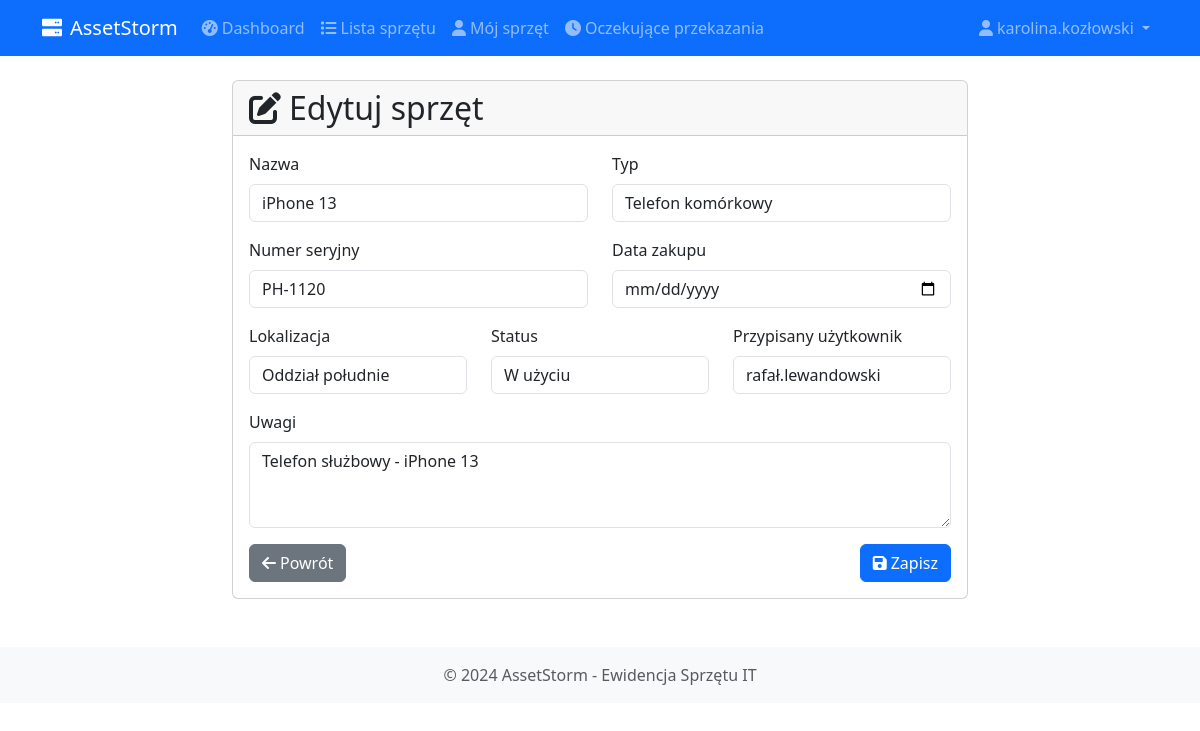
Page /equipment/120/edit/ (signed in) on the committed database.
### equipment/models.py (models this page shows, shortened)
class Equipment(models.Model):
    STATUS_CHOICES = [
        ('available', 'Dostępny'),
        ('in_use', 'W użyciu'),
        ('service', 'Serwis'),
        ('retired', 'Wycofany'),
    ]
    name = models.CharField('Nazwa', max_length=100)
    type = models.CharField('Typ', max_length=100)
    serial_number = models.CharField(
        'Numer seryjny', max_length=100, unique=True
    )
    invoice_number = models.CharField(
        'Numer faktury', max_length=100, blank=True, null=True
    )
    purchase_date = models.DateField('Data zakupu')
    purchase_price = models.DecimalField(
        'Cena zakupu', max_digits=10, decimal_places=2, blank=True, null=True
    )
    location = models.CharField('Lokalizacja', max_length=100)
    supplier = models.CharField('Dostawca', max_length=100, blank=True)
    warranty_end_date = models.DateField('Koniec gwarancji', blank=True, null=True)
    status = models.CharField(
        'Status', max_length=20, choices=STATUS_CHOICES, default='available'
    )
    assigned_to = models.ForeignKey(
        User,
        verbose_name='Przypisany użytkownik',
        null=True,
        blank=True,
        on_delete=models.SET_NULL,
        related_name='assigned_equipment'
    )
    notes = models.TextField('Uwagi', blank=True)
    qr_code = models.ImageField('Kod QR', upload_to='qr_codes/', blank=True, null=True)
    created_at = models.DateTimeField('Data utworzenia', auto_now_add=True)
    updated_at = models.DateTimeField('Data aktualizacji', auto_now=True)
    class Meta:
        verbose_name = 'Sprzęt'
        verbose_name_plural = 'Sprzęt'
        ordering = ['-created_at']

### equipment/views.py (the view)
# urls.py: path('<int:pk>/edit/', views.equipment_update, name='equipment_update'),
@login_required
@can_access_equipment
def equipment_update(request, pk):
    equipment = get_object_or_404(Equipment, pk=pk)
    if not (request.user.is_superuser or request.user.groups.filter(name='IT').exists()):
        if equipment.assigned_to != request.user:
            messages.error(request, 'Nie możesz edytować tego sprzętu.')
            return redirect('equipment:my_equipment')
    if request.method == 'POST':
        form = EquipmentForm(request.POST, instance=equipment)
        if form.is_valid():
            equipment = form.save()
            messages.success(request, f'Sprzęt "{equipment.name}" został zaktualizowany.')
            return redirect('equipment:equipment_detail', pk=equipment.pk)
    else:
        form = EquipmentForm(instance=equipment)
    return render(request, 'equipment/equipment_form.html', {
        'form': form,
        'equipment': equipment,
        'title': 'Edytuj sprzęt'
    })

### equipment/templates/equipment/equipment_form.html (shortened to what this page needs)
{% extends 'equipment/base.html' %}
{% block content %}
<div class="row justify-content-center">
    <div class="col-md-8">
        <div class="card">
            <div class="card-header">
                <h2 class="mb-0">
                    <i class="fas fa-edit me-2"></i>{{ title }}
                </h2>
            </div>
            <div class="card-body">
                <form method="post">
                    <div class="row">
                        <div class="col-md-6 mb-3">
                            <label for="{{ form.name.id_for_label }}" class="form-label">
                                {{ form.name.label }}
                            </label>
                            {{ form.name }}
                        </div>
                        <div class="col-md-6 mb-3">
                            <label for="{{ form.type.id_for_label }}" class="form-label">
                                {{ form.type.label }}
                            </label>
                            {{ form.type }}
                        </div>
                    </div>
                    <div class="row">
                        <div class="col-md-6 mb-3">
                            <label for="{{ form.serial_number.id_for_label }}" class="form-label">
                                {{ form.serial_number.label }}
                            </label>
                            {{ form.serial_number }}
                        </div>
                        <div class="col-md-6 mb-3">
                            <label for="{{ form.purchase_date.id_for_label }}" class="form-label">
                                {{ form.purchase_date.label }}
                            </label>
                            {{ form.purchase_date }}
                        </div>
                    </div>
                    <div class="row">
                        <div class="col-md-4 mb-3">
                            <label for="{{ form.location.id_for_label }}" class="form-label">
                                {{ form.location.label }}
                            </label>
                            {{ form.location }}
                        </div>
                        <div class="col-md-4 mb-3">
                            <label for="{{ form.status.id_for_label }}" class="form-label">
                                {{ form.status.label }}
                            </label>
                            {{ form.status }}
                        </div>
                        <div class="col-md-4 mb-3">
                            <label for="{{ form.assigned_to.id_for_label }}" class="form-label">
                                {{ form.assigned_to.label }}
                            </label>
                            {{ form.assigned_to }}
                        </div>
                    </div>
                    <div class="mb-3">
                        <label for="{{ form.notes.id_for_label }}" class="form-label">
                            {{ form.notes.label }}
                        </label>
                        {{ form.notes }}
                    </div>
                    <div class="d-flex justify-content-between">
                        <a href="{% url 'equipment:equipment_list' %}" class="btn btn-secondary">
                            <i class="fas fa-arrow-left me-1"></i>Powrót
                        </a>
                        <button type="submit" class="btn btn-primary">
                            <i class="fas fa-save me-1"></i>Zapisz
                        </button>
                    </div>
                </form>
            </div>
        </div>
    </div>
</div>
{% endblock %}

### equipment/templates/equipment/base.html (shortened to what this page needs)
<!DOCTYPE html>
<html lang="pl">
<head>
    <link href="https://cdn.jsdelivr.net/npm/bootstrap@5.3.0/dist/css/bootstrap.min.css" rel="stylesheet">
    <link href="https://cdnjs.cloudflare.com/ajax/libs/font-awesome/6.0.0/css/all.min.css" rel="stylesheet">
</head>
<body>
    <nav class="navbar navbar-expand-lg navbar-dark bg-primary">
        <div class="container">
            <a class="navbar-brand" href="{% url 'equipment:equipment_list' %}">
                <i class="fas fa-server me-2"></i>AssetStorm
            </a>
            <div class="collapse navbar-collapse" id="navbarNav">
                <ul class="navbar-nav me-auto">
                    {% if user.is_authenticated %}
                        <li class="nav-item">
                            <a class="nav-link" href="{% url 'equipment:dashboard' %}">
                                <i class="fas fa-tachometer-alt me-1"></i>Dashboard
                            </a>
                        </li>
                        <li class="nav-item">
                            <a class="nav-link" href="{% url 'equipment:equipment_list' %}">
                                <i class="fas fa-list me-1"></i>Lista sprzętu
                            </a>
                        </li>
                        <li class="nav-item">
                            <a class="nav-link" href="{% url 'equipment:my_equipment' %}">
                                <i class="fas fa-user me-1"></i>Mój sprzęt
                            </a>
                        </li>
                        <li class="nav-item">
                            <a class="nav-link" href="{% url 'equipment:pending_transfers' %}">
                                <i class="fas fa-clock me-1"></i>Oczekujące przekazania
                            </a>
                        </li>
                    {% endif %}
                </ul>
                <ul class="navbar-nav">
                    {% if user.is_authenticated %}
                        <li class="nav-item dropdown">
                            <a class="nav-link dropdown-toggle" href="#" id="navbarDropdown" role="button" data-bs-toggle="dropdown">
                                <i class="fas fa-user me-1"></i>{{ user.username }}
                            </a>
                        </li>
                    {% else %}
                        <li class="nav-item">
                            <a class="nav-link" href="{% url 'equipment:login' %}">
                                <i class="fas fa-sign-in-alt me-1"></i>Zaloguj
                            </a>
                        </li>
                    {% endif %}
                </ul>
            </div>
        </div>
    </nav>
    <main class="container mt-4">
        {% block content %}
        {% endblock %}
    </main>
    <footer class="bg-light mt-5 py-3">
        <div class="container text-center">
            <p class="text-muted mb-0">&copy; 2024 AssetStorm - Ewidencja Sprzętu IT</p>
        </div>
    </footer>
</body>
</html>

### rows in the picture
Equipment: name "iPhone 13", type "Telefon komórkowy", serial_number "PH-1120", location "Oddział południe", status "W użyciu", assigned_to "rafał.lewandowski", notes "Telefon służbowy - iPhone 13"

### other values in the picture
{{ user.username }} "karolina.kozłowski"
{{ title }} "Edytuj sprzęt"
